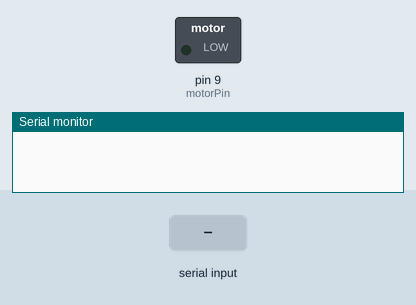
Bench run of a sketch on a simulated Arduino Uno, built with avr-gcc and run on an emulated ATmega328P. Shown: switched loads named in the sketch (green lamp = pin HIGH), the last lines printed to the serial monitor. Inputs (shaded band) come from the test bench.

Above: at 1.2 s.
1.3 s: "ON" received over Serial
At 2.8 s:
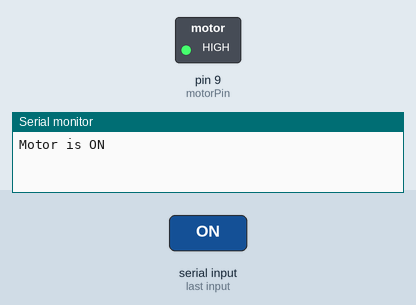
3.8 s: "OFF" received over Serial
At 5.9 s:
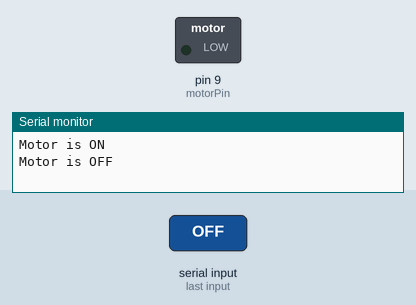
Timing chart, 0 to 7.4 s (numbered marks = the images above; inputs shaded):
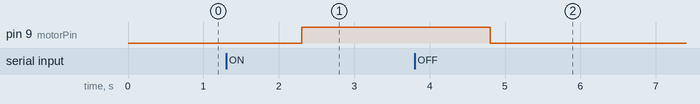

Measured:
- after the input at 1.3 s, pin 9 (motorPin): LOW → HIGH after 1.0 s
- after the input at 3.8 s, pin 9 (motorPin): HIGH → LOW after 1.0 s

The sketch:

Receiver.ino
```cpp
const int motorPin = 9; // Define the digital pin where the motor is connected

void setup() {
  Serial.begin(9600); // Initialize serial communication
  pinMode(motorPin, OUTPUT); // Set the motor pin as an output
}

void loop() {
  if (Serial.available() > 0) {
    String command = Serial.readString(); // Read the serial input as a string

    if (command == "ON") {
      digitalWrite(motorPin, HIGH); // Turn the motor on
      Serial.println("Motor is ON");
    } else if (command == "OFF") {
      digitalWrite(motorPin, LOW); // Turn the motor off
      Serial.println("Motor is OFF");
    }
  }
}
```
